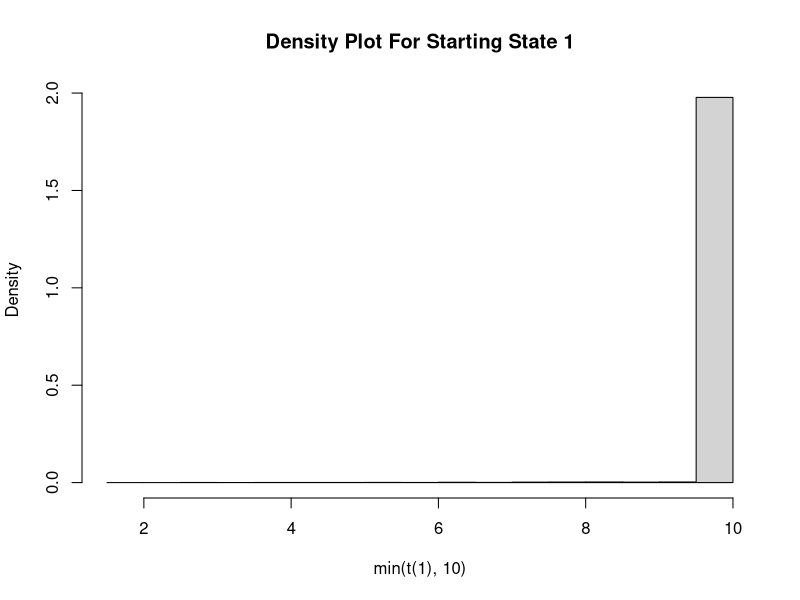
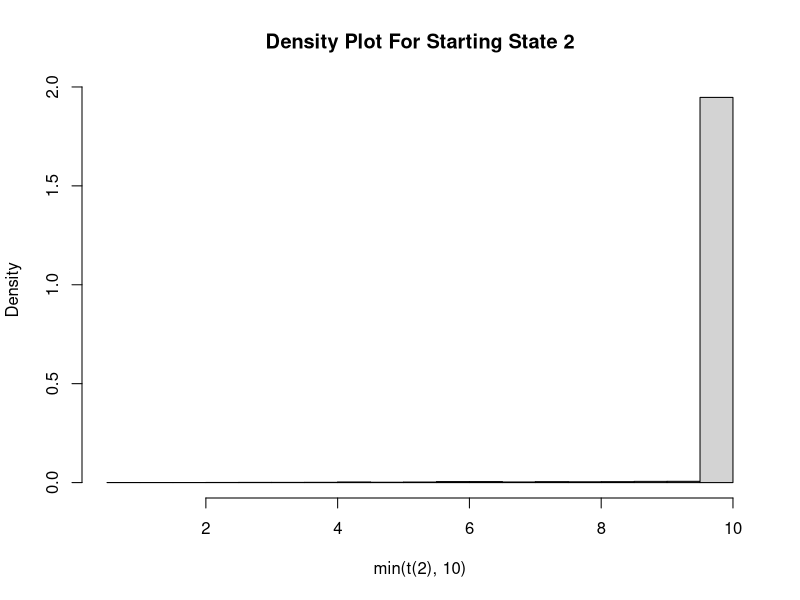
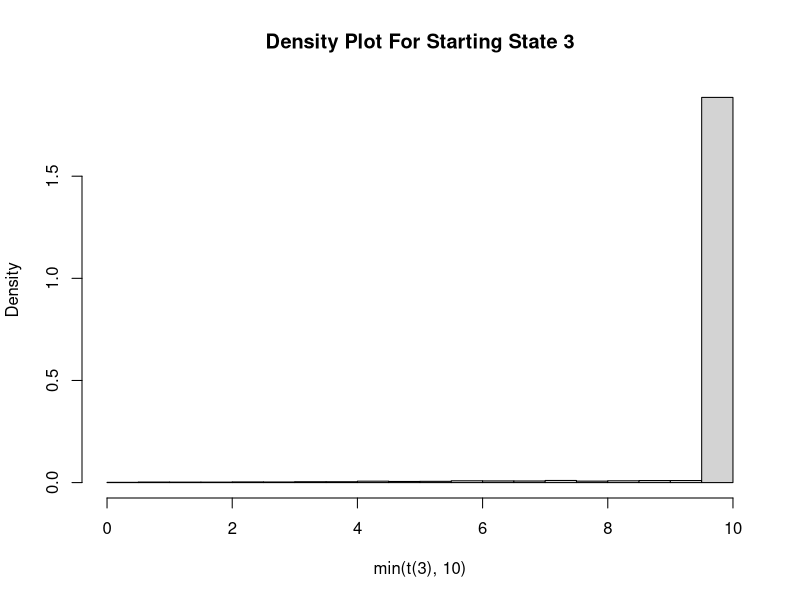
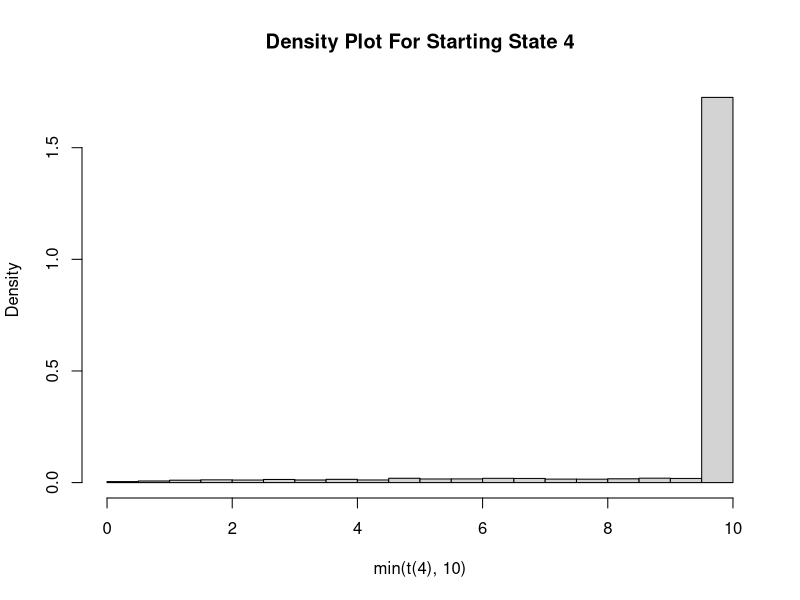
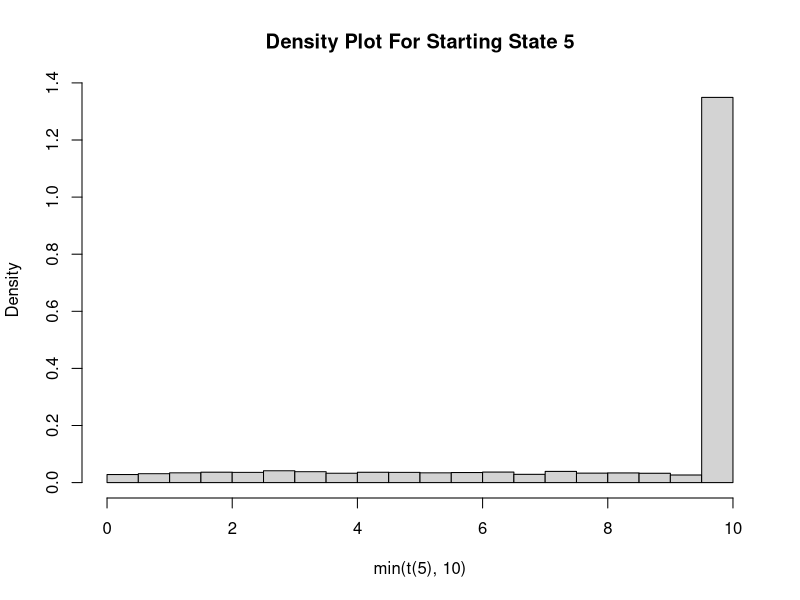
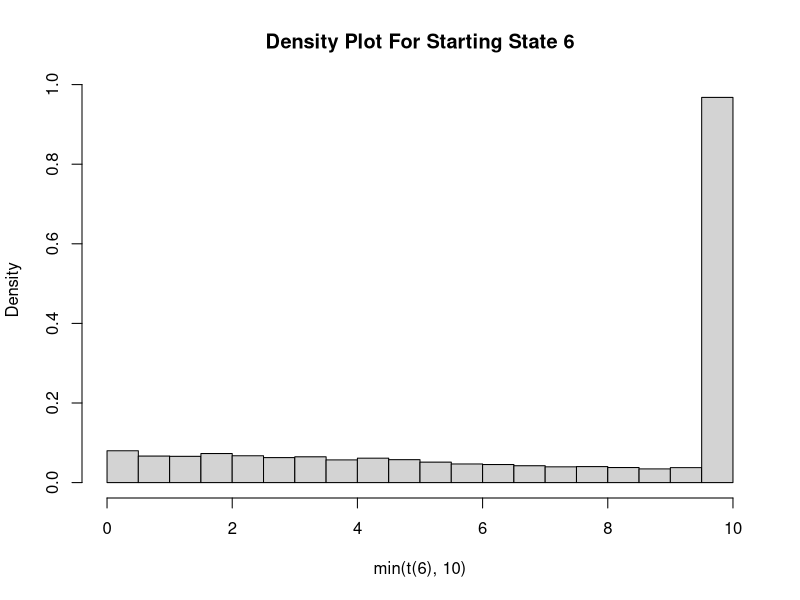
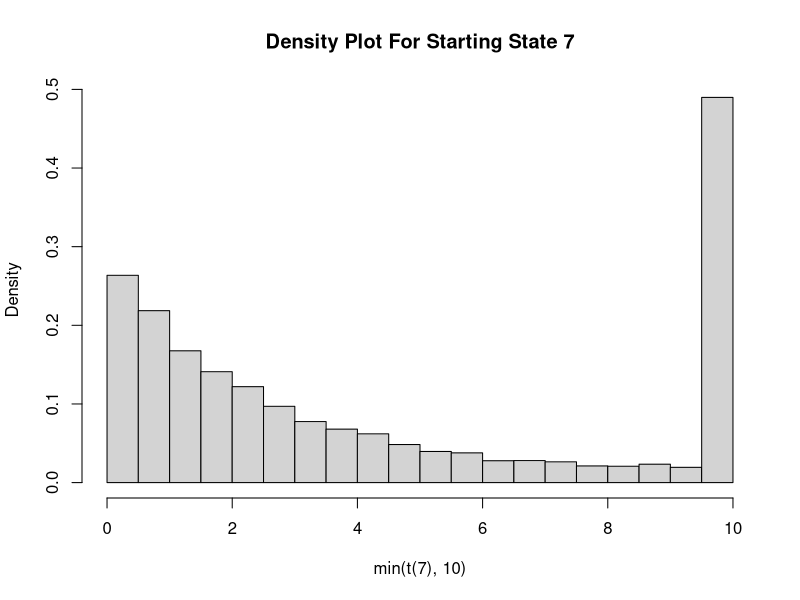

Write R code to recreate these figures, in order.
# Homework 4 Problem 1

# Parameters
csprds<-c(0.83, 0.9, 1.2, 1.86, 3.47, 5.85, 13.21)/100
recovery<-0.4
rf<-0.04
maturity<-10

Q<-t(matrix(c(-.1154, .1019, .0083, .0020, .0031, 0, 0, 0,
              .0091, -.1043, .0787, .0105, .0030, .0030, 0, 0,
              .0010, .0309, -.1172, .0688, .0107, .0048, 0, .0010,
              .0007, .0047, .0713, -.1711, .0701, .0174, .0020, .0049,
              .0005, .0025, .0089, .0813, -.2530, .1181, .0144, .0273,
              0, .0021, .0034, .0073, .0568, -.1928, .0479, .0753,
              0,0,.0142, .0142, .0250, .0928, -.4318, .2856,
              0, 0, 0, 0, 0, 0, 0, 0), nrow = 8, ncol = 8))
M<-t(matrix(c(0,.8838, .0720, .0173, .0269, 0, 0, 0,
              .0872, 0, .7545, .1007, .0288, .0288, 0,0,
              .0085, .2637, 0, .5870, .0913, .0410, 0, .0085,
              .0041, .0275, .4167, 0, .4097, .1017, .0117, .0286,
              .0020, .0099, .0352, .3213, 0, .4668, .0569, .1079,
              0, .0109, .0176, .0379, .2946, 0, .2484, .3906,
              0, 0, .0329, .0329, .0579, .2149, 0, .6614,
              0,0,0,0,0,0,0,1), nrow = 8, ncol = 8))
hld_lam<-t(c(.1154, .1043, .1172, .1711, .2530, .1929, .4318, .0001))

# Construct Aliasing Algorithm table
r1 = M[1,]
r2 = M[2,]
r3 = M[3,]
r4 = M[4,]
r5 = M[5,]
r6 = M[6,]
r7 = M[7,]
r8 = M[8,]
states = 1:8
N=length(states)
NN=N-1
# Alias tables
T1= matrix(0, nrow = NN, ncol =3)
T2= matrix(0, nrow = NN, ncol =3)
T3= matrix(0, nrow = NN, ncol =3)
T4= matrix(0, nrow = NN, ncol =3)
T5= matrix(0, nrow = NN, ncol =3)
T6= matrix(0, nrow = NN, ncol =3)
T7= matrix(0, nrow = NN, ncol =3)
T8= matrix(0, nrow = NN, ncol =3)
for (j in 1:N) {
  if (j==1) {
    L = cbind(states, r1)
  } 
  else if (j==2) {
    L = cbind(states, r2)
  }
  else if (j==3) {
    L = cbind(states, r3)
  }
  else if (j==4) {
    L = cbind(states, r4)
  }
  else if (j==5) {
    L = cbind(states, r5)
  }
  else if (j==6) {
    L = cbind(states, r6)
  }
  else if (j==7) {
    L = cbind(states, r7)
  }
  else {
    L = cbind(states, r8)    
  }
  L[,2]=NN*L[,2]
  for (i in 1:NN) {
    L = L[order(L[,2], decreasing = FALSE),]
    if (j==1) {
      T1[i,1]=L[1,2]
      T1[i,2]=L[1,1]
      T1[i,3]=L[N+1-i,1]
    } 
    else if (j==2) {
      T2[i,1]=L[1,2]
      T2[i,2]=L[1,1]
      T2[i,3]=L[N+1-i,1]
    }
    else if (j==3) {
      T3[i,1]=L[1,2]
      T3[i,2]=L[1,1]
      T3[i,3]=L[N+1-i,1]
    }
    else if (j==4) {
      T4[i,1]=L[1,2]
      T4[i,2]=L[1,1]
      T4[i,3]=L[N+1-i,1]
    }
    else if (j==5) {
      T5[i,1]=L[1,2]
      T5[i,2]=L[1,1]
      T5[i,3]=L[N+1-i,1]
    }
    else if (j==6) {
      T6[i,1]=L[1,2]
      T6[i,2]=L[1,1]
      T6[i,3]=L[N+1-i,1]
    }
    else if (j==7) {
      T7[i,1]=L[1,2]
      T7[i,2]=L[1,1]
      T7[i,3]=L[N+1-i,1]
    }
    else {
      T8[i,1]=L[1,2]
      T8[i,2]=L[1,1]
      T8[i,3]=L[N+1-i,1]   
    }
    L[N+1-i,2]=L[N+1-i,2]-(1-L[1,2])
    L=L[-1,]
  }
}
# Giant Alias Table
AT=rbind(T1,T2,T3,T4,T5,T6,T7,T8)
                                                                
# part a
dflt_lam<-numeric(7)
dflt_lam<-csprds/(1-recovery)
dflt_lam

# part b
paths<-10000
dtimes<-matrix(0, nrow=NN, ncol=paths)
for (i in 1:NN) 
{
  for (j in 1:paths)
  {
    clock<-0
    cur_state<-i
    while (clock < maturity & cur_state != 8)
    {
      clock<-clock+(-1/hld_lam[cur_state])*log(runif(1))
      V=NN*runif(1)
      I=ceiling(V)
      W=I-V
      Y=(W<=AT[(cur_state-1)*NN+I, 1])
      YN=Y+0
      cur_state=AT[(cur_state-1)*NN+I, 2]*YN+AT[(cur_state-1)*NN+I, 3]*(1-YN)
    }
    dtimes[i,j]<-min(maturity,clock)
  }
}
# plot the density plots
for (i in 1:NN)
{
  hist(dtimes[i,], main=paste("Density Plot For Starting State ",i,sep=""),freq=FALSE,xlab=paste("min(t(",i, "), 10)", sep=""))
}

# part c
ddtimes<-matrix(0, nrow=NN, ncol=paths)
pv<-matrix<-matrix(0, nrow=NN, ncol=paths)
# main loop to find default time
for (i in 1:NN)
{
  for (j in 1:paths)
  {
    lt<-0
    rt<-0
    bound<-(-log(runif(1)))
    lc<-0
    rc<-0
    cur_state<-i
    while (rt<maturity & rc < bound)
    {
      time<-(-1/hld_lam[cur_state])*log(runif(1))
      lt<-rt
      rt<-lt+time
      lc<-rc
      rc<-lc+dflt_lam[cur_state]*time
      V=NN*runif(1)
      I=ceiling(V)
      W=I-V
      Y=(W<=AT[(cur_state-1)*NN+I, 1])
      YN=Y+0
      cur_state=AT[(cur_state-1)*NN+I, 2]*YN+AT[(cur_state-1)*NN+I, 3]*(1-YN)
      if (cur_state==8)
      {
        break
      }
    }
    
    if (cur_state == 8) 
    {
      ddtimes[i,j]<-min(maturity, rt)
    } else
    {
      ddtimes[i,j]<-min(maturity,lt+(bound-lc)*(rt-lt)/(rc-lc))
    }
  }
}
bondprc<-numeric(NN)
bondse<-numeric(NN)
for (i in 1:NN)
{
  for (j in 1:paths)
  {
    if (ddtimes[i,j]<maturity) 
    {
      pv[i,j]<-recovery*exp(-rf*ddtimes[i,j])
    } else {
      pv[i,j]<-exp(-rf*ddtimes[i,j])
    }
  }
  bondprc[i]=mean(pv[i,])
  bondse[i]=sd(pv[i,])/sqrt(paths)
}
bondprc
bondse



